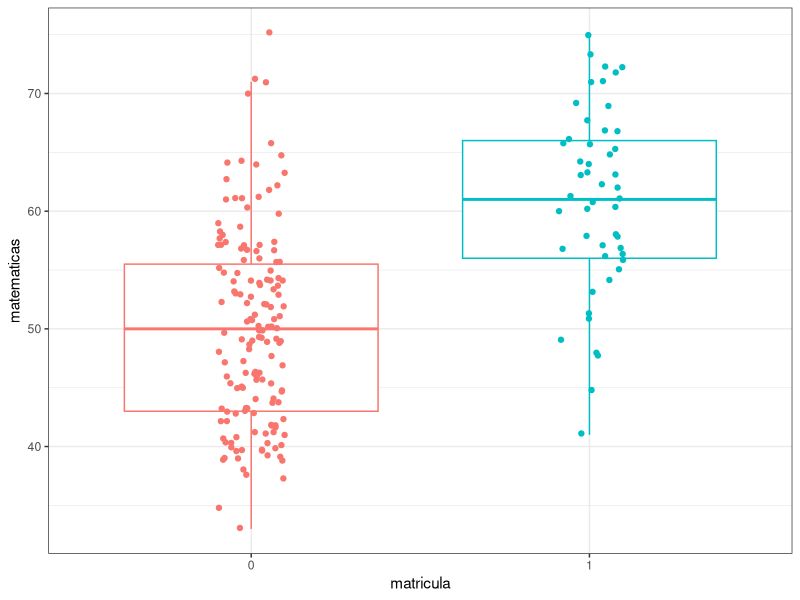
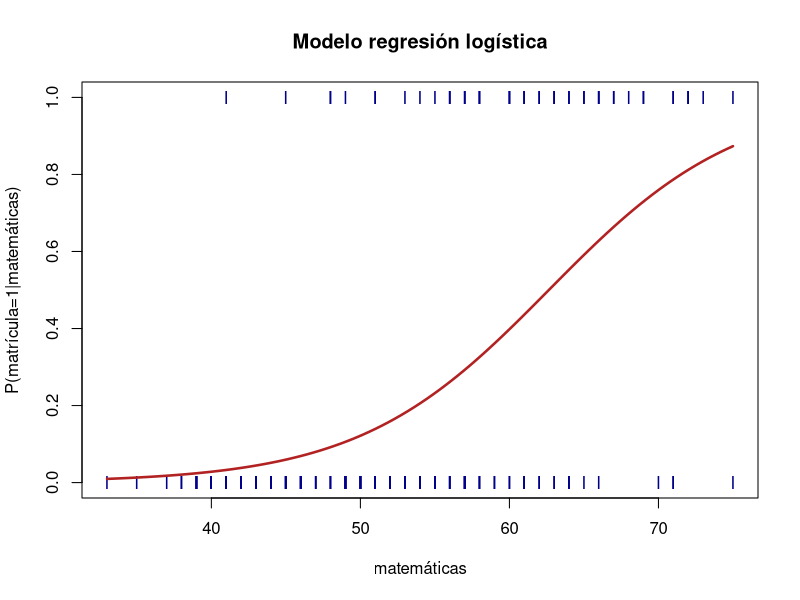

Recreate these plots in R, in order.
## ---- chunk 1
library(ggplot2)
library(vcd)

## ---- chunk 2
matricula <- as.factor(c(0, 0, 0, 0, 0, 0, 0, 0, 0, 0, 0, 1, 0, 1, 0, 0, 0, 0, 1,0, 0, 1, 0, 0, 0, 0, 1, 0, 0, 0, 0, 0, 1, 0, 0, 1, 0, 1,0, 0, 0, 0, 0, 0, 1, 0, 0, 0, 0, 0, 1, 0, 0, 0, 1, 0, 0, 0, 0, 0, 0, 1, 0, 0, 0, 0, 0, 0, 0, 0, 0, 0, 1, 0, 0, 0, 1, 0, 0, 0, 0, 0, 0, 1, 0, 1, 0, 0, 0, 0, 1, 0, 1, 0, 0, 1, 1, 1, 0, 1, 0, 0, 0, 0, 0, 0, 1, 0, 0, 1, 0, 0, 0, 1, 1, 0, 0, 1, 0, 0, 0, 0, 0, 0, 1, 0, 0, 0, 0, 0, 0, 1, 1, 0, 0, 1, 0, 0, 0, 0, 0, 0, 0, 0, 0, 0, 1, 0, 0, 0, 0, 0, 0, 0, 1, 0, 0, 0, 0, 1, 1, 0, 1, 1, 0, 0, 0, 0, 1, 0, 0, 0, 0, 0, 0, 0, 1, 0, 0, 1, 1, 0, 1, 1, 1, 1, 0, 0, 1, 0, 0, 0, 0, 0, 1, 0, 0, 0, 1, 1))

matematicas <- c(41, 53, 54, 47, 57, 51, 42, 45, 54, 52, 51, 51, 71, 57, 50, 43, 51, 60, 62, 57, 35, 75, 45, 57, 45, 46, 66, 57, 49, 49, 57, 64, 63, 57, 50, 58, 75, 68, 44, 40, 41, 62, 57, 43, 48, 63, 39, 70,
63, 59, 61, 38, 61, 49, 73, 44, 42, 39, 55, 52, 45, 61, 39, 41,
50, 40, 60, 47, 59, 49, 46, 58, 71, 58, 46, 43, 54, 56, 46, 54,
57, 54, 71, 48, 40, 64, 51, 39, 40, 61, 66, 49, 65, 52, 46, 61,
72, 71, 40, 69, 64, 56, 49, 54, 53, 66, 67, 40, 46, 69, 40, 41,
57, 58, 57, 37, 55, 62, 64, 40, 50, 46, 53, 52, 45, 56, 45, 54,
56, 41, 54, 72, 56, 47, 49, 60, 54, 55, 33, 49, 43, 50, 52, 48,
58, 43, 41, 43, 46, 44, 43, 61, 40, 49, 56, 61, 50, 51, 42, 67,
53, 50, 51, 72, 48, 40, 53, 39, 63, 51, 45, 39, 42, 62, 44, 65,
63, 54, 45, 60, 49, 48, 57, 55, 66, 64, 55, 42, 56, 53, 41, 42,
53, 42, 60, 52, 38, 57, 58, 65)

datos <- data.frame(matricula, matematicas)
head(datos, 6)
tail(datos,6)
## ---- chunk 3
# Tabla de casos de Honor y No Honor
table(datos$matricula)
## ---- chunk 4
ggplot(data = datos, aes(x = matricula, y = matematicas, color = matricula)) +
  geom_boxplot(outlier.shape = NA) +
  geom_jitter(width = 0.1) +
  theme_bw() +
  theme(legend.position = "null")

## ---- chunk 5
# Generar el modelo de regresión logística
modelo <- glm(matricula ~ matematicas, data = datos, family = "binomial")
summary(modelo)
## ---- chunk 6

datos$matricula <- as.character(datos$matricula)
datos$matricula <- as.numeric(datos$matricula)

plot(matricula ~ matematicas, datos, col = "darkblue",
     main = "Modelo regresión logística",
     ylab = "P(matrícula=1|matemáticas)",
     xlab = "matemáticas", pch = "I")

# type = "response" devuelve las predicciones en forma de probabilidad en lugar de en log_ODDs
curve(predict(modelo, data.frame(matematicas = x), type = "response"),
      col = "firebrick", lwd = 2.5, add = TRUE)


## ---- chunk 7
nuevos_puntos <- seq(from = min(datos$matematicas), to = max(datos$matematicas),
                     by = 0.5)

nuevos_puntos
## ---- chunk 8
predicciones <- predict(modelo, data.frame(matematicas = nuevos_puntos), se.fit = TRUE)
predicciones
## ---- chunk 9
predicciones_logit <- exp(predicciones$fit) / (1 + exp(predicciones$fit))
predicciones_logit
## ---- chunk 10
predicciones <- ifelse(test = modelo$fitted.values > 0.5, yes = 1, no = 0)
matriz_confusion <- table(modelo$model$matricula, predicciones,
                          dnn = c("observaciones", "predicciones"))
matriz_confusion
